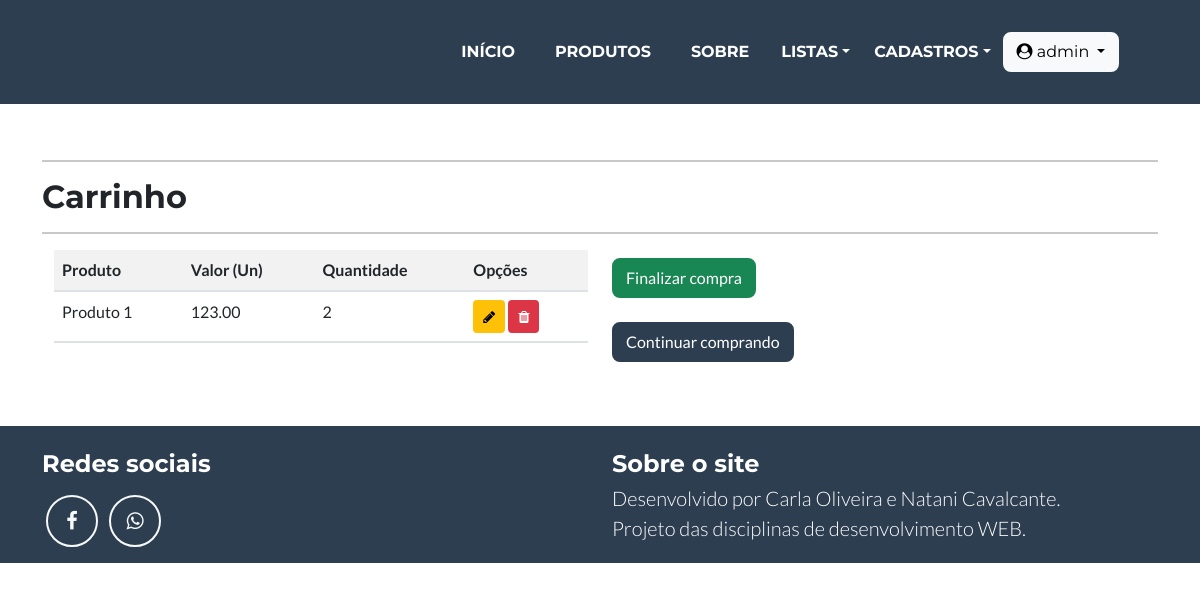
Screenshot of /carrinho/ (signed in) with the database file from the repository.
### cadastros/models.py (models this page shows, shortened)
class ItensVenda (models.Model):
    preco_unitario=models.DecimalField(max_digits=8, decimal_places=2, verbose_name="Preço unitário")
    quantidade=models.IntegerField()
    venda=models.ForeignKey(Venda, on_delete=models.PROTECT, null=True)
    produto=models.ForeignKey(Produto, on_delete=models.PROTECT)
    carrinho=models.BooleanField(default=True)
    usuario=models.ForeignKey(User, on_delete=models.PROTECT)

class Produto(models.Model):
    nome = models.CharField(max_length=50, verbose_name="Nome do produto", help_text="Insira o nome do produto")
    codigo = models.IntegerField(verbose_name="Código", null=True)
    preco = models.DecimalField(max_digits=8, decimal_places=2, verbose_name="Preço")
    descricao = models.CharField(max_length=20, verbose_name="Descrição")
    qtd_estoque = models.IntegerField()
    categoria = models.ForeignKey(Categoria, on_delete=models.PROTECT)

### cadastros/views.py (the view)
# urls.py: path('carrinho/', ItensVendaList.as_view(), name="listar-carrinho"),
class ItensVendaList(LoginRequiredMixin, ListView):
    login_url = reverse_lazy('login')
    model = ItensVenda
    template_name = 'cadastros/listas/carrinho.html'
    def get_queryset(self):
        self.object_list=ItensVenda.objects.filter(usuario=self.request.user, carrinho=True)
        return self.object_list
    def get_context_data(self, *args, **kwargs):
        context = super().get_context_data(*args, **kwargs)
        context['titulo'] = "Carrinho"
        return context

### cadastros/templates/cadastros/listas/carrinho.html
{% extends 'paginas/modelo.html' %}
{% load static %}
{% load crispy_forms_tags %}
{% block conteudo %}
<hr>
<h2>{{ titulo }}</h2>
<hr>
<div class="container">
    <div class="row">
        <div class="col md-7">
            <div class="table-responsive">
                <table class="table table-striped">
                    <tr>
                        <th>Produto</th>
                        <th>Valor (Un)</th>
                        <th>Quantidade</th>
                        <th>Opções</th>
                    </tr>
                    {% for ItensVenda in object_list %}
                    <tr>
                        <td>{{ItensVenda.produto.nome}}</td>
                        <td>{{ItensVenda.preco_unitario}}</td>
                        <td>{{ItensVenda.quantidade}}</td>
                        <td>
                            <a href="{% url 'editar-carrinho' ItensVenda.pk %}" class="btn btn-warning btn-sm" title="Editar">
                                <i class="fa fa-pencil" aria-hidden="true"></i>
                            </a>
                            <a href="{% url 'deletar-carrinho' ItensVenda.pk %}" class="btn btn-danger btn-sm" title="Excluir">
                                <i class="fa fa-trash" aria-hidden="true"></i>
                            </a>
                        </td>
                    </tr>
                    {% empty %}
                    <tr>
                        <td colspan="4">Não há itens no carrinho!</td>
                    </tr>
                    {% endfor %}
                </table>
            </div>
        </div>
        <div class="col md-5">
            <a href="{% url 'cadastrar-venda' %}" class="btn btn-success mb-3 my-2 me-2 text-center">Finalizar compra</a>
            <br>
            <a href="{% url 'listar-produto' %}" class="btn btn-secondary mb-3 my-2 me-2">Continuar comprando</a>
        </div>
    </div>
</div>
{% endblock %}

### paginas/templates/paginas/modelo.html (shortened to what this page needs)
{% load static %} {% load crispy_forms_tags %}
<!DOCTYPE html>
<html lang="pt-br" class="h-100">
<head>
    <link href="{% static 'css/styles.css' %}" rel="stylesheet" />
    <link rel="stylesheet" href="https://cdnjs.cloudflare.com/ajax/libs/font-awesome/4.7.0/css/font-awesome.min.css">
</head>
<body id="page-top">
    <nav class="navbar navbar-expand-md bg-secondary text-uppercase fixed-top" id="mainNav">
        <div class="container-fluid">
            <div class="collapse navbar-collapse" id="navbarResponsive">
                <ul class="navbar-nav ms-auto">
                    <li class="nav-item mx-1 mx-lg-1"><a class="nav-link py-3 px-0 px-lg-3 rounded" href="{% url 'index' %}">Início</a></li>
                    <li class="nav-item mx-1 mx-lg-1"><a class="nav-link py-3 px-0 px-lg-3 rounded" href="{% url 'listar-produto' %}">Produtos</a></li>
                    <li class="nav-item mx-1 mx-lg-1"><a class="nav-link py-3 px-0 px-lg-3 rounded" href="{% url 'sobre' %}">Sobre</a></li>
                     {% if request.user.is_authenticated and request.user.groups.all.0.name == "Administrador"%}
                    <li class="nav-item dropdown mx-1 mx-lg-1 my-2"><a class="nav-link dropdown-toggle" href="#" id="navbarDropdown" role="button" data-bs-toggle="dropdown" aria-expanded="false">Listas</a>
                    </li>
                    {% endif %} {% if request.user.is_authenticated and request.user.groups.all.0.name == "Administrador" %}
                    <li class="nav-item dropdown mx-1 mx-lg-1 my-2"><a class="nav-link dropdown-toggle" href="#" id="navbarDropdown" role="button" data-bs-toggle="dropdown" aria-expanded="false">Cadastros</a>
                    </li>
                    {% endif %} {% if request.user.is_authenticated %}
                    <div class="dropdown me-5">
                        <button class="btn btn-light dropdown-toggle my-2" type="button" id="dropdownMenuButton" data-bs-toggle="dropdown" aria-expanded="false">
                            <i class="fa fa-user-circle" aria-hidden="true"></i>
                            {{ request.user }}
                        </button>
                    </div>
                    <span class="me-3">&nbsp;</span> {% else %}
                    <a href="{% url 'login' %}" class="btn btn-light mb-3 my-2 me-2">Login</a>
                    <a href="{% url 'registrar' %}" class="btn btn-success mb-3 my-2 mr-2">Registrar</a> {% endif %}
                </ul>
            </div>
        </div>
    </nav>
    <main class="flex-shrink-0">
        <div class="container">
            <br>
            <br>
            <br>
            <br>
            <br>
            <br>
            {% block conteudo %}{% endblock %}
            <br>
            <br>
        </div>
    </main>
    <footer class="footer mt-auto py-3">
        <div class="container">
            <div class="row">
                <div class="col-lg-6 mb-5 mb-lg-0">
                    <h4 class="pt-2 mb-3">Redes sociais</h4>
                    <a class="btn btn-outline-light btn-social mx-1" href="#!"><i class="fa fa-facebook" aria-hidden="true"></i></a>
                    <a class="btn btn-outline-light btn-social mx-1" href="https://api.whatsapp.com/send?phone=5544991650993" target="_blank"><i class="fa fa-whatsapp" aria-hidden="true"></i></a>
                </div>
                <div class="col-lg-6">
                    <h4 class="pt-2 mb-1">Sobre o site</h4>
                    <p class="lead mb-0">
                        Desenvolvido por Carla Oliveira e Natani Cavalcante. <br/> Projeto das disciplinas de desenvolvimento WEB.
                    </p>
                </div>
            </div>
        </div>
    </footer>
</body>
</html>

### rows the page displays
ItensVenda: produto.nome "Produto 1", preco_unitario "123.00", quantidade "2"

### other values shown
{{ request.user }} "admin"
{{ titulo }} "Carrinho"
